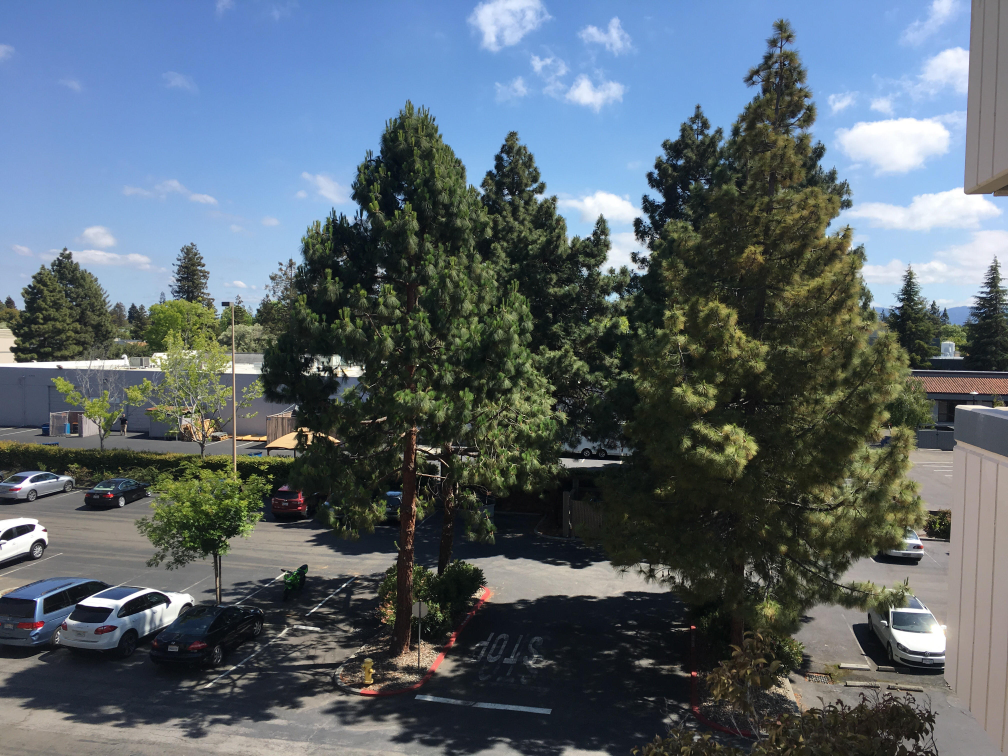
#> input picture sample1.jpg, 4032 x 3024 px (shown at 1/4 size)
$ python emotional_vision.py   (older library calls are emulated)
#> lines starting #> are read from the running program, lines starting #| are printed output that depends on the picture
### color_temps.py
kelvin_table = {
    1000: (255,56,0),
    1500: (255,109,0),
    2000: (255,137,18),
    2500: (255,161,72),
    3000: (255,180,127),
    3500: (255,196,147),
    4000: (255,211,173),
    4500: (255,219,186),
    5000: (255,228,206),
    5500: (255,236,224),
    5750: (255, 239, 230),
    6000: (255,243,239),
    6500: (255,249,253),
    7000: (245,243,255),
    7500: (235,238,255),
    8000: (227,233,255),
    8500: (220,229,255),
    9000: (214,225,255),
    9250: (211, 223, 255),
    9500: (208,222,255),
    10000: (180,200,255)
    }

def convert_temp(image, temp):
    r, g, b = kelvin_table[temp]
    matrix = ( r / 255.0, 0.0, 0.0, 0.0,
               0.0, g / 255.0, 0.0, 0.0,
               0.0, 0.0, b / 255.0, 0.0 )
    return image.convert('RGB', matrix)

### emotional_vision.py
from PIL import Image, ImageFilter, ImageEnhance, ImageFont, ImageDraw
from color_temps import convert_temp
from valence_arousal import VAdict


'''
Valence (like/dislike) determines the brightness of the image.
Arousal (excitement/boredom) determines the contrast and saturation of the image.

A happier image will have bright, popping colors.
A sadder image will have dimmer, blurrier colors.
'''


original = Image.open("sample1.jpg")
#> original is the input picture: PIL image 4032x3024 RGB; mean R, G, B 89.3, 101, 109.1
original.save("original.jpg")

def enhancer(im, va_list, key):
    assert type(va_list) is list

    arousal = va_list[0]
    valence = va_list[1]

    im = ImageEnhance.Brightness(im).enhance(1+(valence/3))

    im = ImageEnhance.Sharpness(im).enhance(1+(valence/3))

    if arousal > 0:
        im = ImageEnhance.Contrast(im).enhance(1+(arousal/3))
    if arousal < 0:
        im = ImageEnhance.Contrast(im).enhance(1-(arousal/3))

    im = ImageEnhance.Color(im).enhance(1+(arousal/2))

    temperature = min(((abs((valence + arousal)-2) * 1750) + 4000), 10000) #min handles any KeyErrors
    im = convert_temp(im, temperature)
    print(temperature)

    w, h = im.size
    draw = ImageDraw.Draw(im)
    font = ImageFont.truetype('OpenSans-Bold.ttf', size = 100)
    title = 'arousal: '+str(arousal)
    title2 = 'valence: '+str(valence)
    text_w, text_h = draw.textsize(title, font)
    title3 = key

    #draw.text(((w - text_w) // 2, h - text_h), title, (0, 0, 0), font=font)
    draw.text((50, 20), title3, fill=(0,0,0, 255), font=font)
    draw.text((50, 150), title, fill = (0,0,0, 255), font=font)
    draw.text((50, 250), title2, fill=(0,0,0, 255), font=font)

    im.save('collage/arousal'+str(arousal)+'valence'+str(valence)+'.jpg')

for key, value in VAdict.items():
    print(value)
    enhancer(original, value, key)
#> this loop made 9 passes
#> text_w in enhancer on passes 1 to 9: 484, 484, 516, 516, 484, 484, 484, 516, 484
#> pass 1, in enhancer, `im = ImageEnhance.Brightness(im).enhance(1+(valence/3))`:
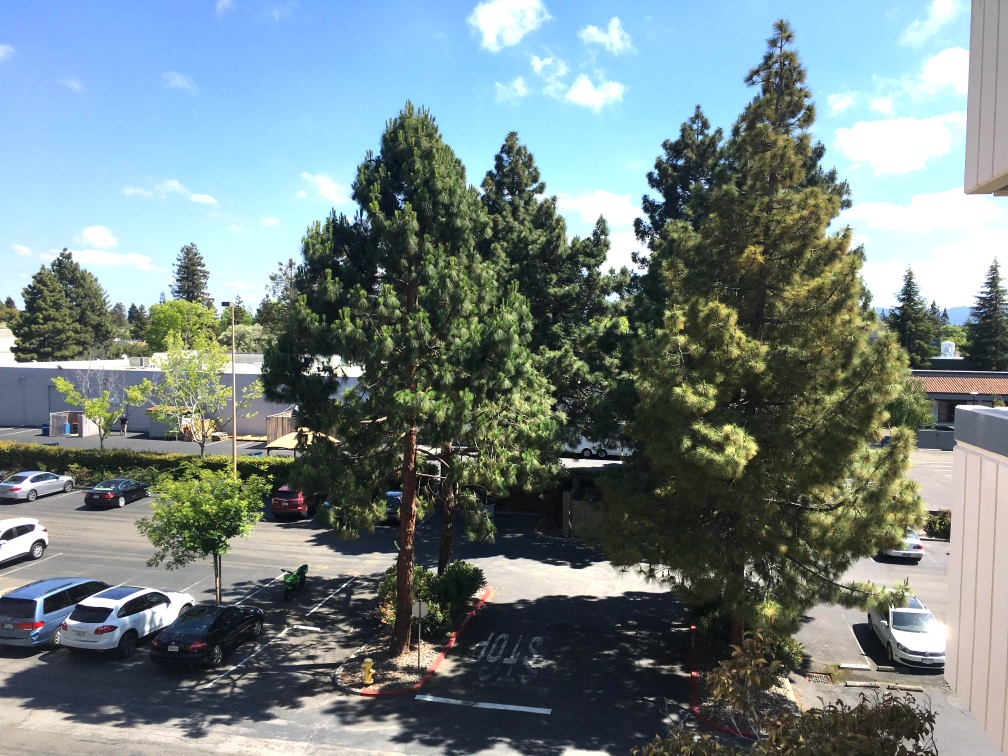
#> im: PIL image 4032x3024 RGB (shown at 1/4 size); mean R, G, B 116.9, 131.7, 132.4
#> pass 1, in enhancer, `im = ImageEnhance.Contrast(im).enhance(1+(arousal/3))`:
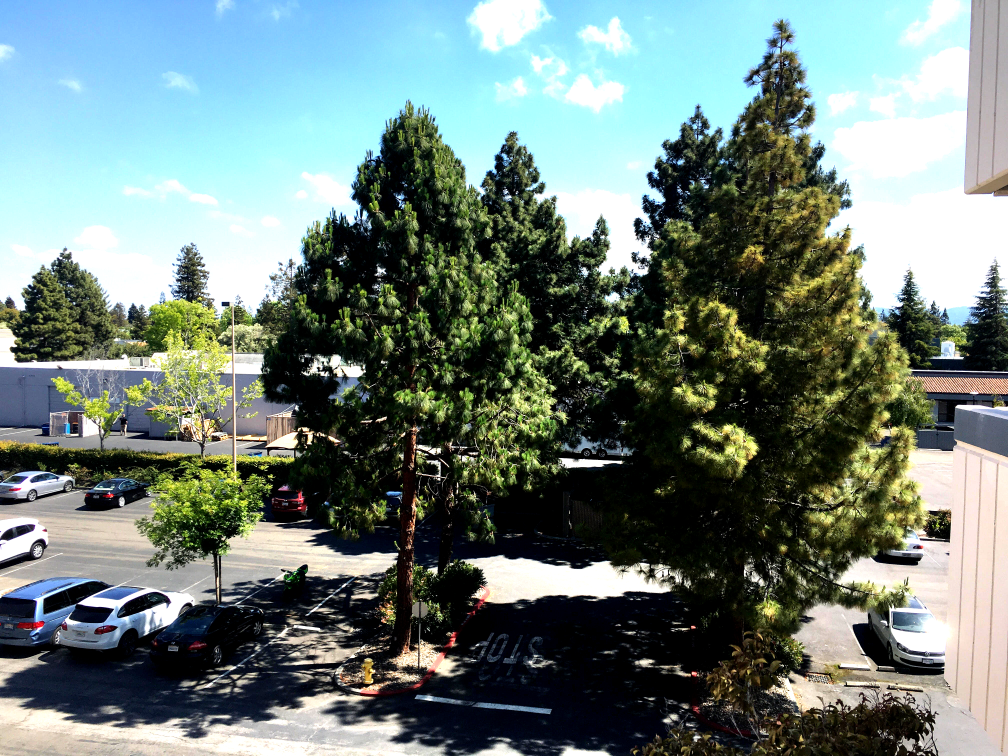
#> im: PIL image 4032x3024 RGB (shown at 1/4 size); mean R, G, B 112.4, 128.5, 122.9
#> pass 1, in enhancer, `im = ImageEnhance.Color(im).enhance(1+(arousal/2))`:
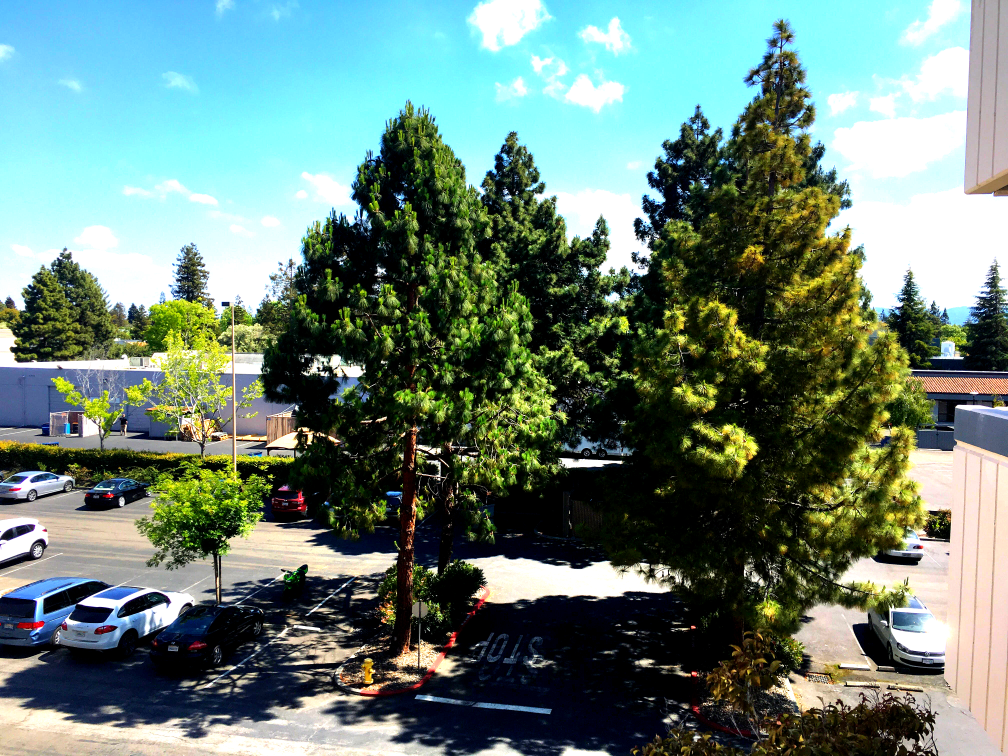
#> im: PIL image 4032x3024 RGB (shown at 1/4 size); mean R, G, B 106.9, 130.2, 119.6

$ run again, with sample2.jpg copied over sample1.jpg
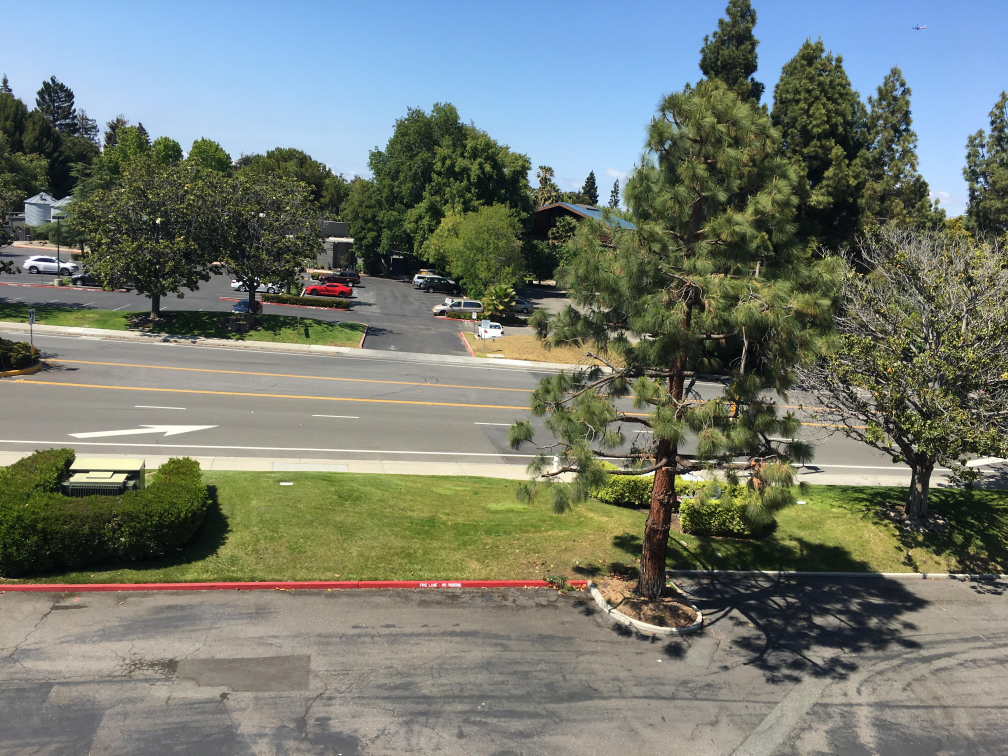
#> input picture sample2.jpg, 4032 x 3024 px (shown at 1/4 size)
#> original is the input picture: PIL image 4032x3024 RGB; mean R, G, B 116, 122.8, 113.4
#> the loop `for key, value in VAdict.items():` made 9 passes
#> text_w in enhancer on passes 1 to 8: 484, 484, 516, 516, 484, 484, 484, 516
#> pass 1, in enhancer, `im = ImageEnhance.Brightness(im).enhance(1+(valence/3))`:
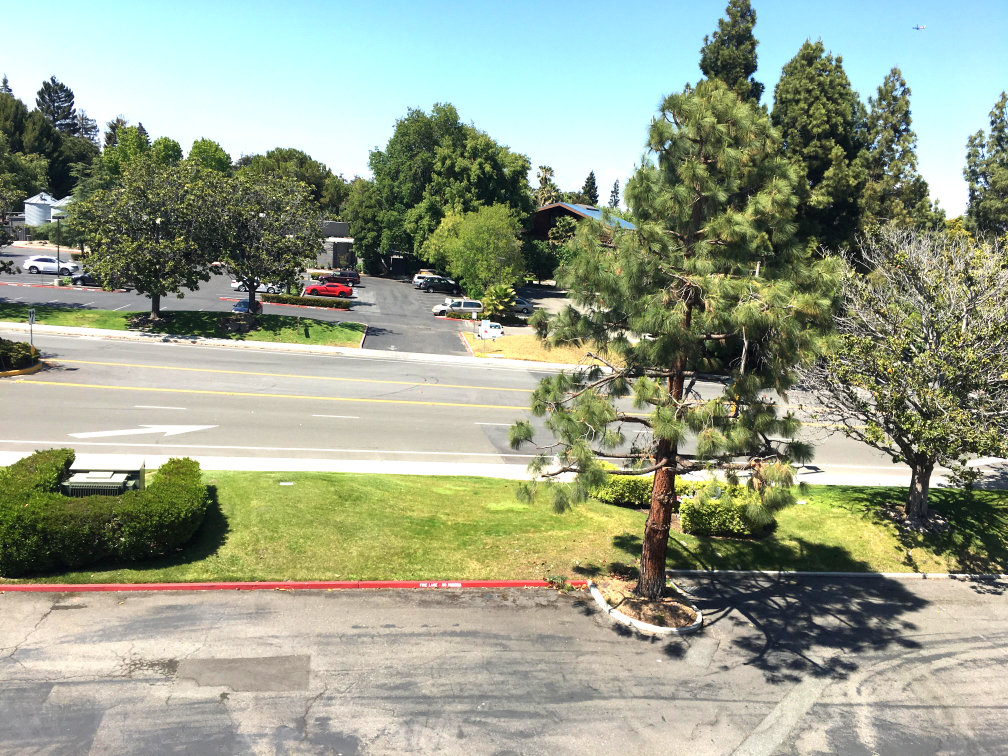
#> im: PIL image 4032x3024 RGB (shown at 1/4 size); mean R, G, B 152.2, 160.2, 139
#> pass 1, in enhancer, `im = ImageEnhance.Color(im).enhance(1+(arousal/2))`:
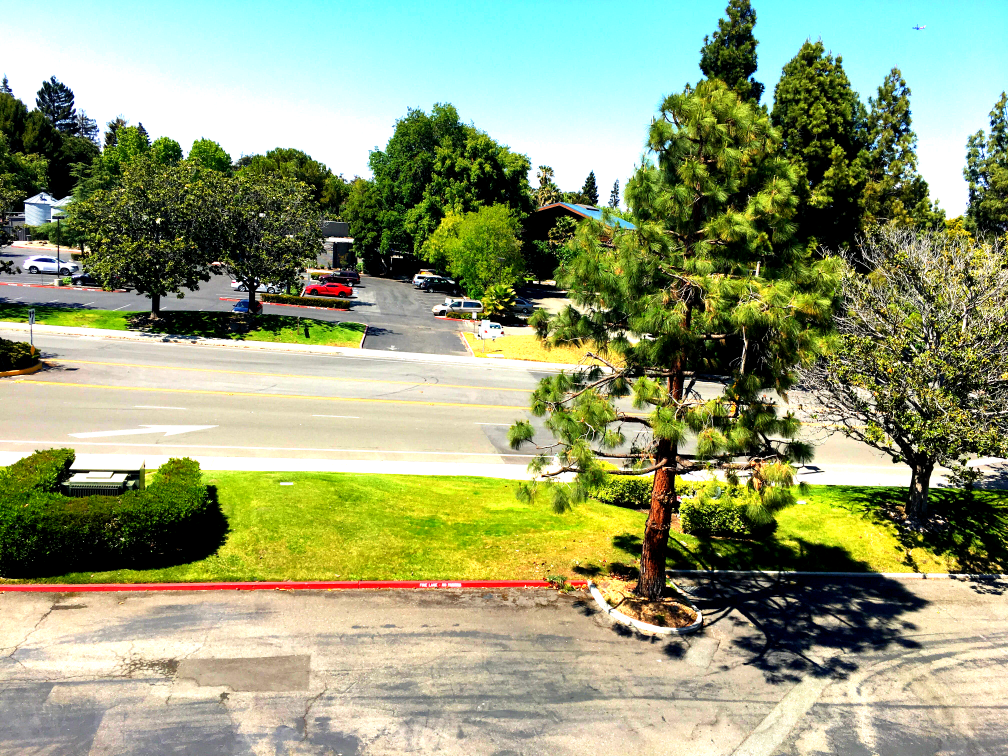
#> im: PIL image 4032x3024 RGB (shown at 1/4 size); mean R, G, B 148.6, 158.5, 119
